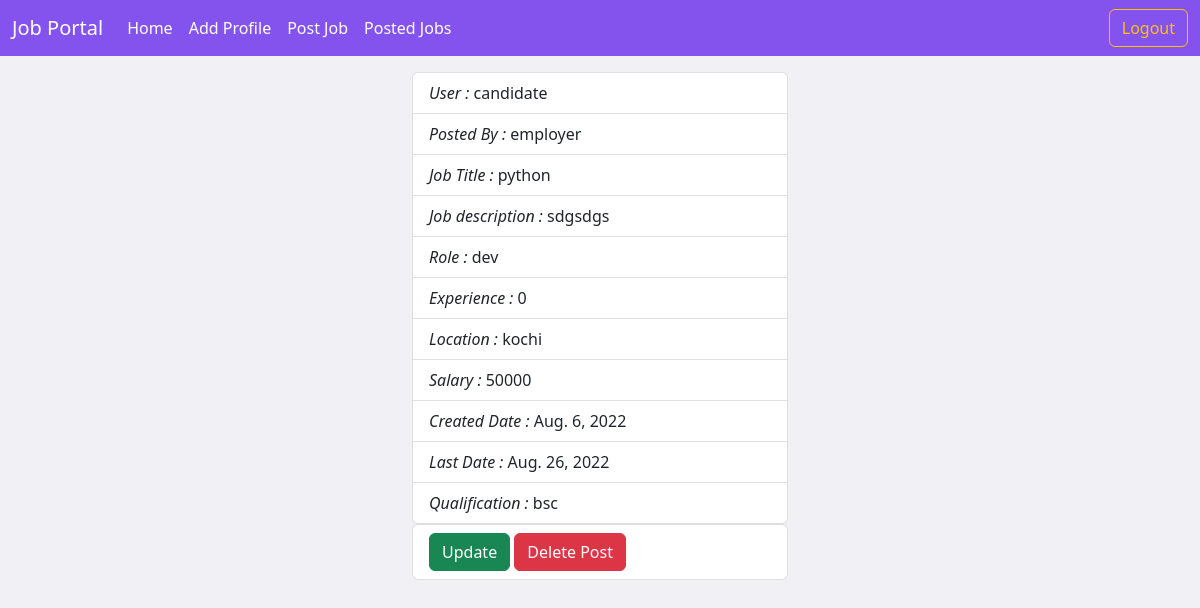
The page /employer/jobs/all/detail/1 (signed in) on the database its author committed.
### users/models.py (models this page shows, shortened)
class User(AbstractUser):
    phone = models.CharField(max_length=12)
    options = (
        ("employer", "employer"),
        ("candidate", "candidate")
    )
    role = models.CharField(max_length=12, choices=options, default="candidate")

### employer/models.py (models this page shows, shortened)
class Jobs(models.Model):
    posted_by = models.ForeignKey(User, on_delete=models.CASCADE, related_name="company")
    job_title = models.CharField(max_length=120)
    job_description = models.TextField()
    role = models.CharField(max_length=120)
    experience = models.PositiveIntegerField(default=0)
    location = models.CharField(max_length=120)
    salary = models.PositiveIntegerField()
    created_date = models.DateField(auto_now_add=True)
    last_date = models.DateField(null=True)
    qualification = models.CharField(max_length=120, null=True)

### employer/views.py (the view)
# urls.py: path("jobs/all/detail/<int:id>", views.JobDetailView.as_view(), name="emp-jobdetail"),
@method_decorator(signin_required, name="dispatch")
class JobDetailView(DetailView):
    model = Jobs
    template_name = "emp-jobdetail.html"
    context_object_name = "job"
    pk_url_kwarg = "id"

### employer/templates/emp-jobdetail.html
{%extends 'base_emp.html'%}
{%block body_block%}
<div class="container-fluid mt-3">
    <div class="row">
        <div class="col-4">
        </div>
        <div class="col-4">
            <ul class="list-group">
                <li class="list-group-item"><i>User : </i>{{request.user}}</li>
                <li class="list-group-item"><i>Posted By : </i>{{job.posted_by}}</li>
                <li class="list-group-item"><i>Job Title : </i>{{job.job_title}}</li>
                <li class="list-group-item"><i>Job description : </i>{{job.job_description}}</li>
                <li class="list-group-item"><i>Role : </i>{{job.role}}</li>
                <li class="list-group-item"><i>Experience : </i>{{job.experience}}</li>
                <li class="list-group-item"><i>Location : </i>{{job.location}}</li>
                <li class="list-group-item"><i>Salary : </i>{{job.salary}}</li>
                <li class="list-group-item"><i>Created Date : </i>{{job.created_date}}</li>
                <li class="list-group-item"><i>Last Date : </i>{{job.last_date}}</li>
                <li class="list-group-item"><i>Qualification : </i>{{job.qualification}}</li>
            </ul>
            <ul class="list-group">
                <li class="list-group-item">
                    <a href="{%url 'emp-jobedit' job.id%}" class="btn btn-success">Update</a>
                    <a href="{%url 'emp-jobdelete' job.id%}" class="btn btn-danger">Delete Post</a>
                </li>
            </ul>
        </div>
        <div class="col-4">
        </div>
    </div>
</div>
{%endblock%}

### users/static/css/style.css (style rules this page uses)
body { height:100vh; background-color:#f1f0f5; }

### rows shown on the page
User: user "candidate"
Jobs: posted_by "employer", job_title "python", job_description "sdgsdgs", role "dev", experience "0", location "kochi", salary "50000", created_date "Aug. 6, 2022", last_date "Aug. 26, 2022", qualification "bsc"
